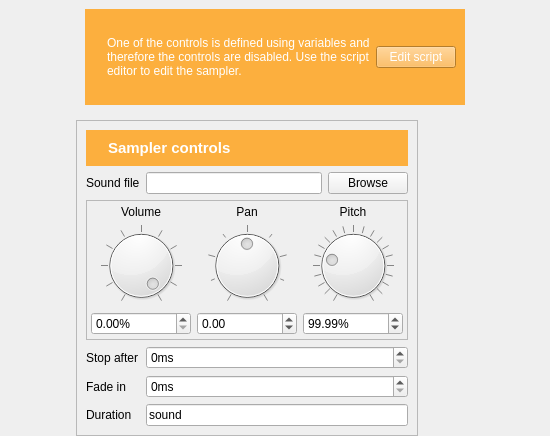
<?xml version="1.0" encoding="UTF-8"?>
<ui version="4.0">
 <class>Form</class>
 <widget class="QWidget" name="Form">
  <property name="geometry">
   <rect>
    <x>0</x>
    <y>0</y>
    <width>550</width>
    <height>436</height>
   </rect>
  </property>
  <property name="windowTitle">
   <string>Form</string>
  </property>
  <layout class="QGridLayout" name="gridLayout">
   <property name="margin">
    <number>0</number>
   </property>
   <item row="1" column="2">
    <spacer name="horizontalSpacer_2">
     <property name="orientation">
      <enum>Qt::Horizontal</enum>
     </property>
     <property name="sizeHint" stdset="0">
      <size>
       <width>40</width>
       <height>20</height>
      </size>
     </property>
    </spacer>
   </item>
   <item row="1" column="0">
    <spacer name="horizontalSpacer">
     <property name="orientation">
      <enum>Qt::Horizontal</enum>
     </property>
     <property name="sizeHint" stdset="0">
      <size>
       <width>40</width>
       <height>20</height>
      </size>
     </property>
    </spacer>
   </item>
   <item row="0" column="1">
    <widget class="QFrame" name="frame_notification">
     <property name="frameShape">
      <enum>QFrame::NoFrame</enum>
     </property>
     <property name="frameShadow">
      <enum>QFrame::Raised</enum>
     </property>
     <layout class="QHBoxLayout" name="horizontalLayout_4">
      <item>
       <widget class="QWidget" name="widget_2" native="true">
        <property name="styleSheet">
         <string notr="true">background-color: #fcaf3e;
color: rgb(255, 255, 255);</string>
        </property>
        <layout class="QHBoxLayout" name="horizontalLayout_2">
         <item>
          <widget class="QLabel" name="label_10">
           <property name="sizePolicy">
            <sizepolicy hsizetype="Fixed" vsizetype="Preferred">
             <horstretch>0</horstretch>
             <verstretch>0</verstretch>
            </sizepolicy>
           </property>
           <property name="text">
            <string/>
           </property>
           <property name="pixmap">
            <pixmap resource="icons.qrc">:/icons/about_large.png</pixmap>
           </property>
          </widget>
         </item>
         <item>
          <widget class="QLabel" name="label_15">
           <property name="text">
            <string>One of the controls is defined using variables and therefore the controls are disabled. Use the script editor to edit the sampler.</string>
           </property>
           <property name="wordWrap">
            <bool>true</bool>
           </property>
          </widget>
         </item>
         <item>
          <widget class="QPushButton" name="button_script">
           <property name="toolTip">
            <string>Edit the script to see the definition</string>
           </property>
           <property name="text">
            <string>Edit script</string>
           </property>
           <property name="icon">
            <iconset resource="icons.qrc">
             <normaloff>:/icons/script.png</normaloff>:/icons/script.png</iconset>
           </property>
          </widget>
         </item>
        </layout>
       </widget>
      </item>
     </layout>
    </widget>
   </item>
   <item row="1" column="1">
    <widget class="QFrame" name="frame_controls">
     <property name="sizePolicy">
      <sizepolicy hsizetype="Fixed" vsizetype="Fixed">
       <horstretch>0</horstretch>
       <verstretch>0</verstretch>
      </sizepolicy>
     </property>
     <property name="frameShape">
      <enum>QFrame::StyledPanel</enum>
     </property>
     <property name="frameShadow">
      <enum>QFrame::Raised</enum>
     </property>
     <layout class="QGridLayout" name="gridLayout_3">
      <item row="1" column="0">
       <widget class="QLabel" name="label">
        <property name="text">
         <string>Sound file</string>
        </property>
       </widget>
      </item>
      <item row="1" column="1">
       <widget class="QLineEdit" name="edit_sample">
        <property name="toolTip">
         <string>The sound file. Expecting a .ogg or .wav file.</string>
        </property>
       </widget>
      </item>
      <item row="1" column="2">
       <widget class="QPushButton" name="button_browse_sample">
        <property name="sizePolicy">
         <sizepolicy hsizetype="Fixed" vsizetype="Fixed">
          <horstretch>0</horstretch>
          <verstretch>0</verstretch>
         </sizepolicy>
        </property>
        <property name="toolTip">
         <string>Select a sound file from the file pool</string>
        </property>
        <property name="text">
         <string>Browse</string>
        </property>
        <property name="icon">
         <iconset resource="icons.qrc">
          <normaloff>:/icons/browse.png</normaloff>:/icons/browse.png</iconset>
        </property>
       </widget>
      </item>
      <item row="2" column="0" colspan="3">
       <widget class="QFrame" name="frame">
        <property name="maximumSize">
         <size>
          <width>16777215</width>
          <height>140</height>
         </size>
        </property>
        <property name="frameShape">
         <enum>QFrame::StyledPanel</enum>
        </property>
        <property name="frameShadow">
         <enum>QFrame::Raised</enum>
        </property>
        <layout class="QGridLayout" name="gridLayout_2">
         <property name="margin">
          <number>4</number>
         </property>
         <item row="0" column="0">
          <widget class="QLabel" name="label_7">
           <property name="text">
            <string>Volume</string>
           </property>
           <property name="alignment">
            <set>Qt::AlignCenter</set>
           </property>
          </widget>
         </item>
         <item row="1" column="0">
          <widget class="QDial" name="dial_volume">
           <property name="toolTip">
            <string>Set the volume of the sound</string>
           </property>
           <property name="maximum">
            <number>100</number>
           </property>
           <property name="value">
            <number>99</number>
           </property>
           <property name="notchTarget">
            <double>10.000000000000000</double>
           </property>
           <property name="notchesVisible">
            <bool>true</bool>
           </property>
          </widget>
         </item>
         <item row="2" column="0">
          <widget class="QDoubleSpinBox" name="spin_volume">
           <property name="toolTip">
            <string>Set the volume of the sound</string>
           </property>
           <property name="suffix">
            <string>%</string>
           </property>
           <property name="maximum">
            <double>100.000000000000000</double>
           </property>
           <property name="singleStep">
            <double>100.000000000000000</double>
           </property>
          </widget>
         </item>
         <item row="0" column="1">
          <widget class="QLabel" name="label_8">
           <property name="text">
            <string>&lt;!DOCTYPE HTML PUBLIC &quot;-//W3C//DTD HTML 4.0//EN&quot; &quot;http://www.w3.org/TR/REC-html40/strict.dtd&quot;&gt;
&lt;html&gt;&lt;head&gt;&lt;meta name=&quot;qrichtext&quot; content=&quot;1&quot; /&gt;&lt;style type=&quot;text/css&quot;&gt;
p, li { white-space: pre-wrap; }
&lt;/style&gt;&lt;/head&gt;&lt;body style=&quot; font-family:'Ubuntu'; font-size:9pt; font-weight:400; font-style:normal;&quot;&gt;
&lt;p align=&quot;center&quot; style=&quot; margin-top:0px; margin-bottom:0px; margin-left:0px; margin-right:0px; -qt-block-indent:0; text-indent:0px;&quot;&gt;Pan&lt;/p&gt;&lt;/body&gt;&lt;/html&gt;</string>
           </property>
           <property name="alignment">
            <set>Qt::AlignCenter</set>
           </property>
          </widget>
         </item>
         <item row="0" column="2">
          <widget class="QLabel" name="label_2">
           <property name="text">
            <string>Pitch</string>
           </property>
           <property name="alignment">
            <set>Qt::AlignCenter</set>
           </property>
          </widget>
         </item>
         <item row="1" column="1">
          <widget class="QDial" name="dial_pan">
           <property name="toolTip">
            <string>Set the panning (left-right) of the sound</string>
           </property>
           <property name="minimum">
            <number>-20</number>
           </property>
           <property name="maximum">
            <number>20</number>
           </property>
           <property name="notchTarget">
            <double>10.000000000000000</double>
           </property>
           <property name="notchesVisible">
            <bool>true</bool>
           </property>
          </widget>
         </item>
         <item row="1" column="2">
          <widget class="QDial" name="dial_pitch">
           <property name="toolTip">
            <string>Set the relative pitch of the sound (100% = original)</string>
           </property>
           <property name="maximum">
            <number>400</number>
           </property>
           <property name="value">
            <number>100</number>
           </property>
           <property name="notchTarget">
            <double>20.000000000000000</double>
           </property>
           <property name="notchesVisible">
            <bool>true</bool>
           </property>
          </widget>
         </item>
         <item row="2" column="1">
          <widget class="QDoubleSpinBox" name="spin_pan">
           <property name="toolTip">
            <string>Set the panning (left-right) of the sound</string>
           </property>
           <property name="minimum">
            <double>-1000.000000000000000</double>
           </property>
           <property name="maximum">
            <double>1000.000000000000000</double>
           </property>
           <property name="value">
            <double>0.000000000000000</double>
           </property>
          </widget>
         </item>
         <item row="2" column="2">
          <widget class="QDoubleSpinBox" name="spin_pitch">
           <property name="toolTip">
            <string>Set the relative pitch of the sound (100% = original)</string>
           </property>
           <property name="suffix">
            <string>%</string>
           </property>
           <property name="maximum">
            <double>10000.000000000000000</double>
           </property>
           <property name="value">
            <double>99.989999999999995</double>
           </property>
          </widget>
         </item>
        </layout>
       </widget>
      </item>
      <item row="3" column="0">
       <widget class="QLabel" name="label_4">
        <property name="text">
         <string>Stop after</string>
        </property>
       </widget>
      </item>
      <item row="3" column="1" colspan="2">
       <widget class="QSpinBox" name="spin_stop_after">
        <property name="toolTip">
         <string>Force playback to stop after a specified duration. 0ms corresponds to a full playback.</string>
        </property>
        <property name="suffix">
         <string>ms</string>
        </property>
        <property name="maximum">
         <number>100000000</number>
        </property>
       </widget>
      </item>
      <item row="4" column="1" colspan="2">
       <widget class="QSpinBox" name="spin_fade_in">
        <property name="toolTip">
         <string>The fade-in time of the sound.</string>
        </property>
        <property name="suffix">
         <string>ms</string>
        </property>
        <property name="maximum">
         <number>10000000</number>
        </property>
       </widget>
      </item>
      <item row="5" column="1" colspan="2">
       <widget class="QLineEdit" name="edit_duration">
        <property name="toolTip">
         <string>Set the duration of the sampler item. Expecting a duration in ms, 'sound' (to wait until the sound is finished playing), 'keypress', 'mouseclick', or a variable (e.g., '[sampler_dur]').</string>
        </property>
        <property name="text">
         <string>sound</string>
        </property>
       </widget>
      </item>
      <item row="4" column="0">
       <widget class="QLabel" name="label_5">
        <property name="text">
         <string>Fade in</string>
        </property>
       </widget>
      </item>
      <item row="5" column="0">
       <widget class="QLabel" name="label_6">
        <property name="text">
         <string>Duration</string>
        </property>
       </widget>
      </item>
      <item row="0" column="0" colspan="3">
       <widget class="QWidget" name="widget" native="true">
        <property name="styleSheet">
         <string notr="true">background-color: #fcaf3e;
color: rgb(255, 255, 255);</string>
        </property>
        <layout class="QHBoxLayout" name="horizontalLayout">
         <item>
          <widget class="QLabel" name="label_3">
           <property name="sizePolicy">
            <sizepolicy hsizetype="Fixed" vsizetype="Preferred">
             <horstretch>0</horstretch>
             <verstretch>0</verstretch>
            </sizepolicy>
           </property>
           <property name="text">
            <string/>
           </property>
           <property name="pixmap">
            <pixmap resource="icons.qrc">:/icons/sampler.png</pixmap>
           </property>
          </widget>
         </item>
         <item>
          <widget class="QLabel" name="label_9">
           <property name="font">
            <font>
             <pointsize>11</pointsize>
             <weight>75</weight>
             <bold>true</bold>
            </font>
           </property>
           <property name="text">
            <string>Sampler controls</string>
           </property>
          </widget>
         </item>
        </layout>
       </widget>
      </item>
     </layout>
    </widget>
   </item>
  </layout>
 </widget>
 <resources>
  <include location="icons.qrc"/>
 </resources>
 <connections/>
</ui>
